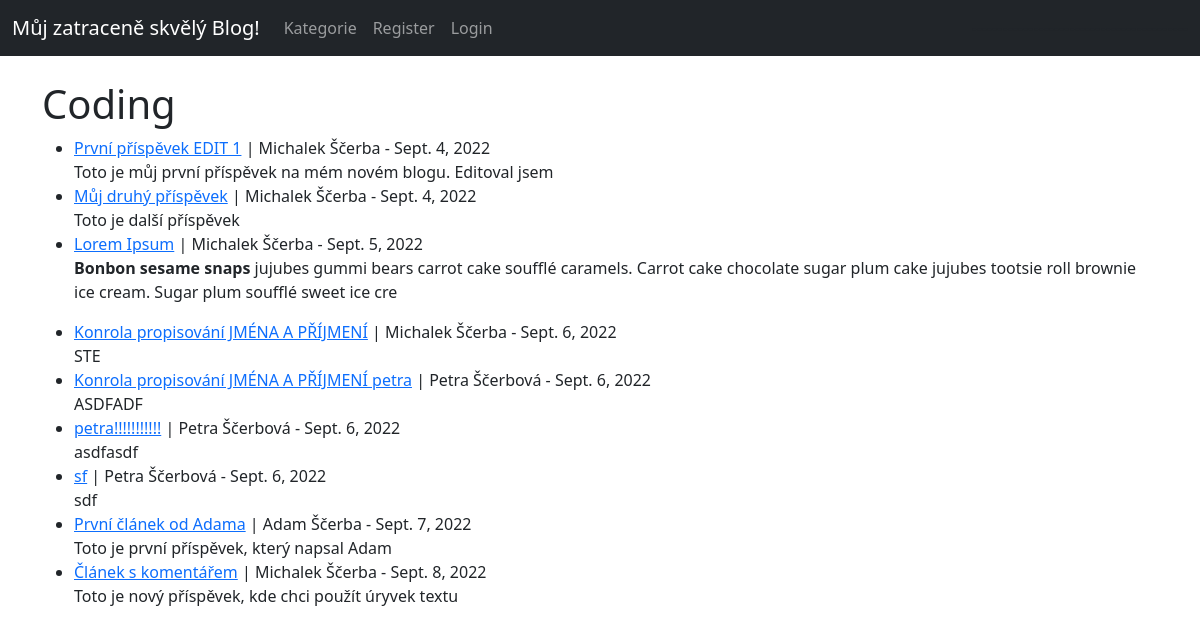
/category/coding/, run on the app's committed database.
### theblog/models.py (models this page shows, shortened)
class Post(models.Model):
	title = models.CharField(max_length=255)
	header_image = models.ImageField(null=True, blank=True, upload_to='images/')
	title_tag = models.CharField(max_length=255)
	author = models.ForeignKey(User, on_delete=models.CASCADE)
	body = RichTextField(blank=True, null=True)
	post_date = models.DateField(auto_now_add=True)
	category = models.CharField(max_length=255, default='coding')
	snippet = models.CharField(max_length=255)
	likes = models.ManyToManyField(User, related_name='blog_posts')

### theblog/views.py (the view)
# urls.py: path('category/<str:cats>/', CategoryView, name="category"),
def CategoryView(request, cats):
	category_posts = Post.objects.filter(category=cats.replace('-', ' '))
	return render(request, 'categories.html', {'cats': cats.title().replace('-', ' '), 'category_posts': category_posts})

### theblog/templates/categories.html (shortened to what this page needs)
{% extends 'base.html' %}
{% block content %}
{% if category_posts %}
	<h1> {{ cats }}</h1>
	<ul>
	{% for post in category_posts %}
		<li><a href="{% url 'article-detail' post.pk %}">{{ post.title }}</a>
			| {{ post.author.first_name }}
			{{ post.author.last_name }} - {{ post.post_date }}
			<br>
			{{ post.body|slice:":200"|safe }}
		</li>
	{% endfor %}
	</ul>
{% else %}
	<h2>Sorry, tato stránka neexistuje...</h2>
{% endif %}
{% endblock %}

### data on the page
Post: title "První příspěvek EDIT 1", author.first_name "Michalek", author.last_name "Ščerba", post_date "Sept. 4, 2022", body "Toto je můj první příspěvek na mém novém blogu. Editoval jsem"
Post: title "Můj druhý příspěvek", author.first_name "Michalek", author.last_name "Ščerba", post_date "Sept. 4, 2022", body "Toto je další příspěvek"
Post: title "Lorem Ipsum", author.first_name "Michalek", author.last_name "Ščerba", post_date "Sept. 5, 2022", body "Bonbon sesame snaps jujubes gummi bears carrot cake soufflé caramels. Carrot cake chocolate sugar plum cake jujubes tootsie roll brownie ice cream. Sugar plum soufflé sweet ice cre"
Post: title "Konrola propisování JMÉNA A PŘÍJMENÍ", author.first_name "Michalek", author.last_name "Ščerba", post_date "Sept. 6, 2022", body "STE"
Post: title "Konrola propisování JMÉNA A PŘÍJMENÍ petra", author.first_name "Petra", author.last_name "Ščerbová", post_date "Sept. 6, 2022", body "ASDFADF"
Post: title "petra!!!!!!!!!!!", author.first_name "Petra", author.last_name "Ščerbová", post_date "Sept. 6, 2022", body "asdfasdf"
Post: title "sf", author.first_name "Petra", author.last_name "Ščerbová", post_date "Sept. 6, 2022", body "sdf"
Post: title "První článek od Adama", author.first_name "Adam", author.last_name "Ščerba", post_date "Sept. 7, 2022", body "Toto je první příspěvek, který napsal Adam"
Post: title "Článek s komentářem", author.first_name "Michalek", author.last_name "Ščerba", post_date "Sept. 8, 2022", body "Toto je nový příspěvek, kde chci použít úryvek textu"

### other printed values
{{ cats }} "Coding"
